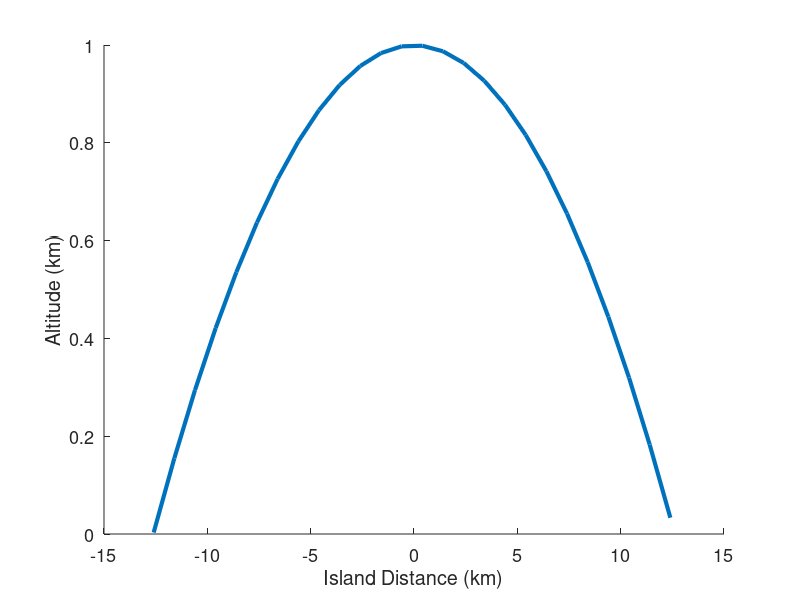

Write the MATLAB code that produced this figure.
%%%%%Qualifying Exam Code
clear all
LL = 12615.6 - 0385.6; %Low altitude, low tide
LH = 12615.6 - 2099.3;%Low altitude, high tide
HL = 12615.6 - 00045.1;%High altitude, low tide
HH = 12615.6 - 0019.2;%High altitude, High tide
R=HH*10^-3; %radius of island (meters)
%% initializing space vector
dx=1; %the space model goes from one side of island to other

x=-R:dx:R; %Island length going from one side to the other
n=length(x); %initializing vector


for i = 1:n
    %y(i)=-0.0000628*((x(i)+12.6156)*(x(i)-12.6156)); %Low Altitude
    y(i)=-0.00628*((x(i)+12.6156)*(x(i)-12.6156)); %High Altitude
end

hold on
plot(x,y,'linewidth',3)
xlabel('Island Distance (km)')
ylabel('Altitude (km)')
%legend('High Altitude','Low Altitude')
set(gca,'FontSize',13)
z = find(y==0.0030);